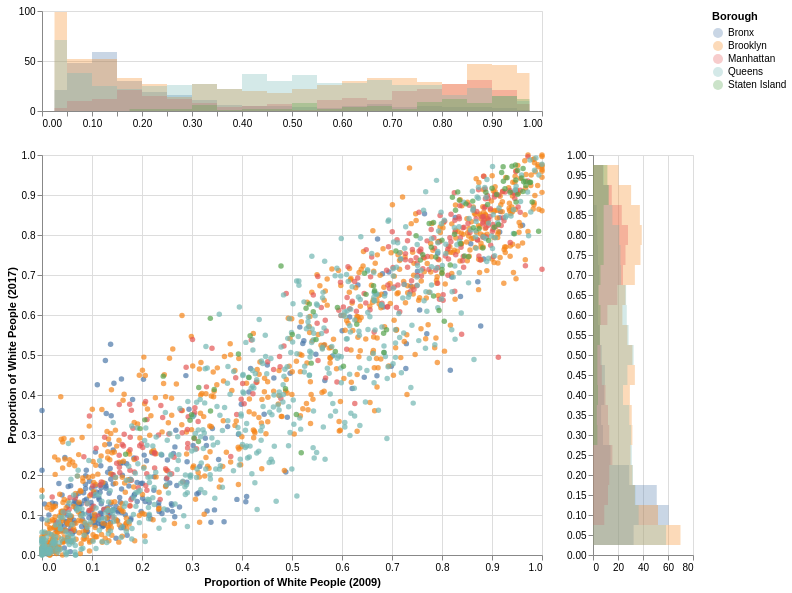

This figure's Vega-Lite source:
### Vega-Lite specification from a JSON file in a GitHub repository (floating-point values rounded to 4 significant figures; data arrays with more than 128 entries replaced by an {"elided": "..."} marker saying what was removed)
{"config": {"view": {"width": 400, "height": 300}, "mark": {"tooltip": null}}, "vconcat": [{"mark": {"type": "area", "interpolate": "step", "opacity": 0.3}, "encoding": {"color": {"type": "nominal", "field": "Borough"}, "x": {"type": "quantitative", "bin": {"extent": [0, 1.0], "maxbins": 20}, "field": "Proportion of White People (2009)", "stack": null, "title": ""}, "y": {"type": "quantitative", "aggregate": "count", "stack": null, "title": ""}}, "height": 100, "width": 500}, {"hconcat": [{"mark": "circle", "encoding": {"color": {"type": "nominal", "field": "Borough"}, "x": {"type": "quantitative", "field": "Proportion of White People (2009)", "scale": {"domain": [0, 1.0]}}, "y": {"type": "quantitative", "field": "Proportion of White People (2017)", "scale": {"domain": [0, 1.0]}}}, "height": 400, "width": 500}, {"mark": {"type": "area", "interpolate": "step", "opacity": 0.3}, "encoding": {"color": {"type": "nominal", "field": "Borough"}, "x": {"type": "quantitative", "aggregate": "count", "stack": null, "title": ""}, "y": {"type": "quantitative", "bin": {"extent": [0, 1.0], "maxbins": 20}, "field": "Proportion of White People (2017)", "stack": null, "title": ""}}, "height": 400, "width": 100}]}], "data": {"name": "data-623bad0bea50418459b46520bfd8ef60"}, "$schema": "https://vega.github.io/schema/vega-lite/v3.4.0.json", "datasets": {"data-623bad0bea50418459b46520bfd8ef60": {"elided": "1872 records"}}}
